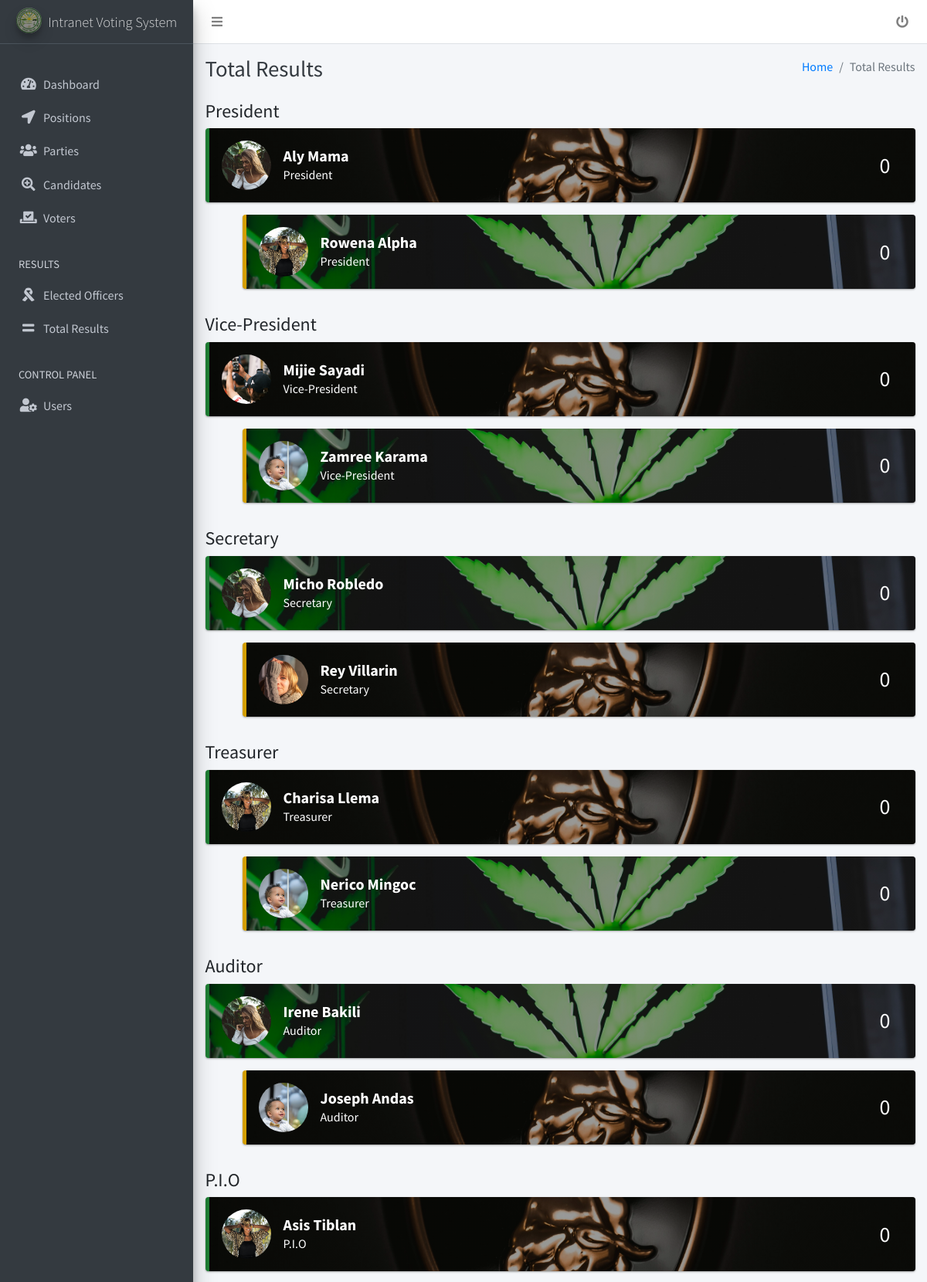
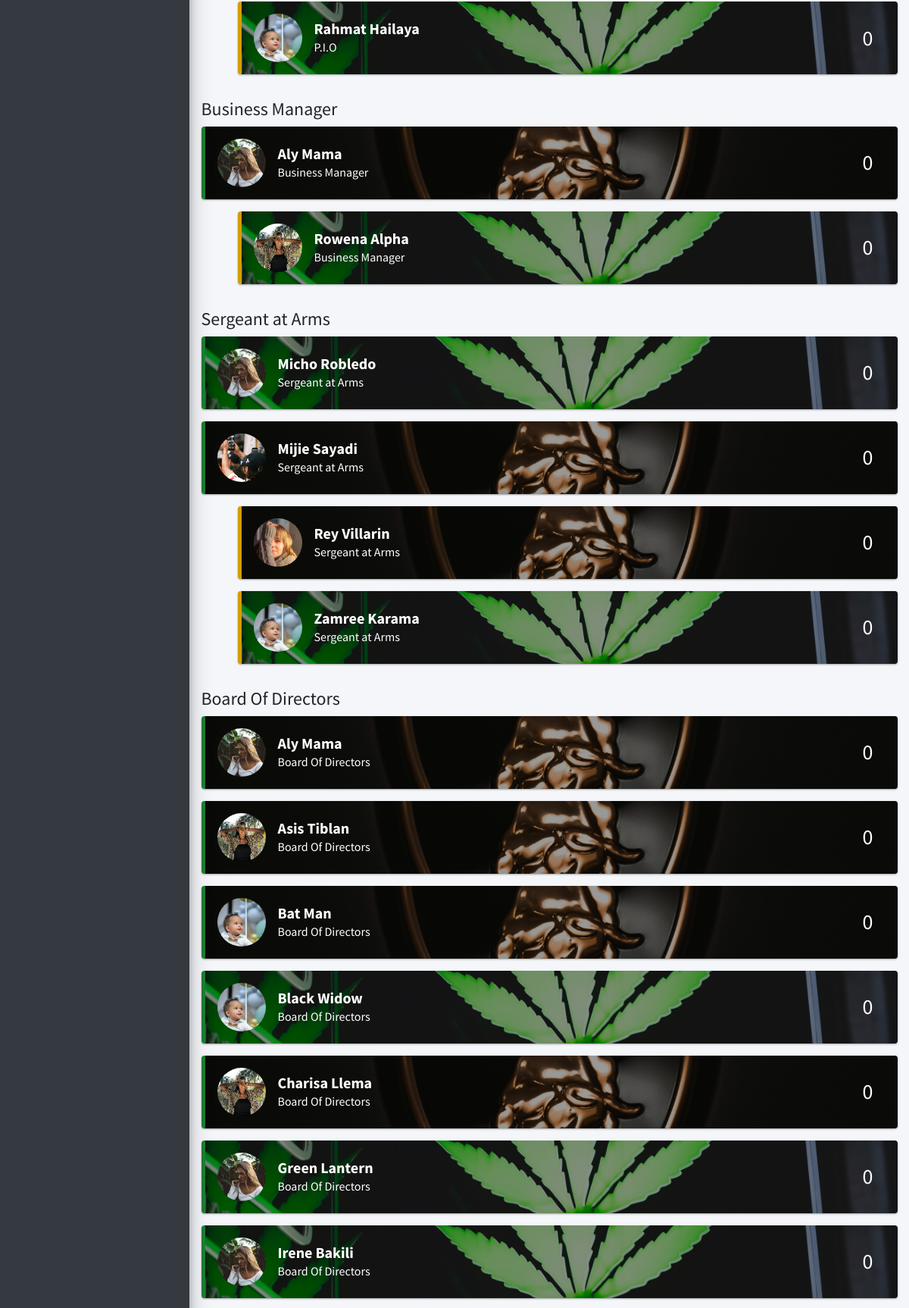
Screenshot of /?result=true (signed in, upper part) with the database file from the repository (2 pictures, top to bottom).
### tables this page shows
CREATE TABLE `candidate` (
  `ID` bigint(20) NOT NULL,
  `Name` varchar(100) NOT NULL,
  `PhotoURL` varchar(200) NOT NULL,
  `PositionID` int(11) NOT NULL,
  `PartyID` int(11) NOT NULL,
  `Vote` int(11) NOT NULL DEFAULT 0
);

CREATE TABLE `position` (
  `ID` bigint(20) NOT NULL,
  `Name` varchar(50) NOT NULL,
  `Decree` int(11) NOT NULL,
  `Count` int(11) NOT NULL DEFAULT 1
);

CREATE TABLE `party` (
  `ID` bigint(20) NOT NULL,
  `Name` varchar(100) NOT NULL,
  `LogoURL` varchar(200) NOT NULL
);

### IntranetVotingSystem/Function/QueryRepo/queryRepo.php (called while the page is built, shortened)
<?php
    class QueryRepo {
        function getPosition($dbc1, $id){
            $query = "SELECT * FROM position";
            if($id != NULL) {
                $query = $query . " WHERE ID = :id";
            }
            $query = $query . " ORDER BY Decree";
            $pdo = $dbc1->prepare($query);
            if($id != NULL) {
                $pdo->bindParam(':id', $id);
            }
            $pdo->execute();
            $positions = [];
            $count = 0;
            while($row = $pdo->fetch(PDO::FETCH_ASSOC)){
                $positions[$count] = array(
                    'ID' => $row['ID'],
                    'Name' => $row['Name'],
                    'Decree' => $row['Decree'],
                    'Count' => $row['Count']
                );
                $count++;
            }
            return $positions;
        }
        function getParty($dbc1, $id){
            $query = "SELECT * FROM party";
            if($id != NULL) {
                $query = $query . " WHERE ID = :id";
            }
            $query = $query . " ORDER BY ID, Name";
            $pdo = $dbc1->prepare($query);
            if($id != NULL) {
                $pdo->bindParam(':id', $id);
            }
            $pdo->execute();
            $parties = [];
            $count = 0;
            while($row = $pdo->fetch(PDO::FETCH_ASSOC)){
                $parties[$count] = array(
                    'ID' => $row['ID'],
                    'Name' => $row['Name'],
                    'LogoURL' => $row['LogoURL'],
                );
                $count++;
            }
            return $parties;
        }
        function getCandidate($dbc1, $positionID, $count){
            $query = "SELECT * FROM candidateview ";
            if($positionID != NULL AND $count != NULL) {
                $query = $query . " WHERE PositionID = :positionID ORDER BY Vote DESC, Name limit $count ";
            }else {
                $query = $query . " ORDER BY Decree, Vote DESC, Name";
            }
            $pdo = $dbc1->prepare($query);
            $pdo->execute();
            $candidates = [];
            $count = 0;
            while($row = $pdo->fetch(PDO::FETCH_ASSOC)){
                $candidates[$count] = array(
                    'ID' => $row['ID'],
                    'Name' => $row['Name'],
                    'PhotoURL' => $row['PhotoURL'],
                    'PositionID' => $row['PositionID'],
                    'PartyID' => $row['PartyID'],
                    'Vote' => $row['Vote'],
                );
                $count++;
            }
            return $candidates;
        }
    }
?>

### IntranetVotingSystem/UI/UIDynamics/Result/result.php (the view)
<?php
    class Result extends QueryRepo{
        function displayResult($dbc1){
            $candidates = $this->getCandidate($dbc1, NULL, NULL);
            $positionHolder = NULL;
            $endDiv = FALSE;
            if($candidates != NULL){
                foreach ($candidates as $candidate) {
                    $position = $this->getPosition($dbc1, $candidate['PositionID']);
                    $party = $this->getParty($dbc1, $candidate['PartyID']);
                    if($endDiv AND $position[0]['Name'] != $positionHolder){
                        echo '</div>';
                    }
                    if($position[0]['Name'] != $positionHolder){
                        $count = 0;
                        $limit = $position[0]['Count'];
                        $positionHolder = $position[0]['Name'];
                        $endDiv = TRUE;
                        echo '<h4 class="mb-2">'.$positionHolder.'</h4>';
                        echo '<div class="mb-3" style="display: flex; flex-direction: column; column-gap: 15px;">';
                    }
                    if($count < $limit){
                        echo '<div class="callout callout-success background-img text-white" style="background-image: linear-gradient(rgba(0, 0, 0, 0.4), rgba(0, 0, 0, 0.4)), url(\''.$party[0]['LogoURL'].'\');">';
                    }else {
                        echo '<div class="ml-5 callout callout-warning background-img text-white" style="background-image: linear-gradient(rgba(0, 0, 0, 0.4), rgba(0, 0, 0, 0.4)), url(\''.$party[0]['LogoURL'].'\');">';
                    }
                    $count++;
                    echo '
                            <div style="display: flex;">';
                            echo '<img src="'.$candidate['PhotoURL'].'" class="rounded-circle" style="width: 4rem;" alt="">';
                            echo '<div class="ml-3" style="display: flex; flex-direction: column; justify-content: center;">
                                <h5 class="mb-0 "><strong>'.$candidate['Name'].'</strong></h5>
                                <p class="">'.$positionHolder.'</p>
                            </div>
                            <div class="ml-auto pt-2 pr-3" style="display: flex; flex-direction: column; justify-content: center;">
                                <h3>'.$candidate['Vote'].'</h3>
                            </div>
                            </div>
                        </div>
                    ';
                }
                echo '</div>';
            }
        }
    }
    $r = new Result();
    $r->displayResult($dbc1);
?>

### rows the page displays
candidate: PositionID.Name "President", PartyID.LogoURL (picture), PhotoURL (picture), Name "Aly Mama", Vote "0"
candidate: PartyID.LogoURL (picture), PhotoURL (picture), Name "Rowena Alpha", PositionID.Name "President", Vote "0"
candidate: PositionID.Name "Vice-President", PartyID.LogoURL (picture), PhotoURL (picture), Name "Mijie Sayadi", Vote "0"
candidate: PartyID.LogoURL (picture), PhotoURL (picture), Name "Zamree Karama", PositionID.Name "Vice-President", Vote "0"
candidate: PositionID.Name "Secretary", PartyID.LogoURL (picture), PhotoURL (picture), Name "Micho Robledo", Vote "0"
candidate: PartyID.LogoURL (picture), PhotoURL (picture), Name "Rey Villarin", PositionID.Name "Secretary", Vote "0"
candidate: PositionID.Name "Treasurer", PartyID.LogoURL (picture), PhotoURL (picture), Name "Charisa Llema", Vote "0"
candidate: PartyID.LogoURL (picture), PhotoURL (picture), Name "Nerico Mingoc", PositionID.Name "Treasurer", Vote "0"
candidate: PositionID.Name "Auditor", PartyID.LogoURL (picture), PhotoURL (picture), Name "Irene Bakili", Vote "0"
candidate: PartyID.LogoURL (picture), PhotoURL (picture), Name "Joseph Andas", PositionID.Name "Auditor", Vote "0"
candidate: PositionID.Name "P.I.O", PartyID.LogoURL (picture), PhotoURL (picture), Name "Asis Tiblan", Vote "0"
candidate: PartyID.LogoURL (picture), PhotoURL (picture), Name "Rahmat Hailaya", PositionID.Name "P.I.O", Vote "0"
candidate: PositionID.Name "Business Manager", PartyID.LogoURL (picture), PhotoURL (picture), Name "Aly Mama", Vote "0"
candidate: PartyID.LogoURL (picture), PhotoURL (picture), Name "Rowena Alpha", PositionID.Name "Business Manager", Vote "0"
candidate: PositionID.Name "Sergeant at Arms", PartyID.LogoURL (picture), PhotoURL (picture), Name "Micho Robledo", Vote "0"
candidate: PartyID.LogoURL (picture), PhotoURL (picture), Name "Mijie Sayadi", PositionID.Name "Sergeant at Arms", Vote "0"
candidate: PartyID.LogoURL (picture), PhotoURL (picture), Name "Rey Villarin", PositionID.Name "Sergeant at Arms", Vote "0"
candidate: PartyID.LogoURL (picture), PhotoURL (picture), Name "Zamree Karama", PositionID.Name "Sergeant at Arms", Vote "0"
candidate: PositionID.Name "Board Of Directors", PartyID.LogoURL (picture), PhotoURL (picture), Name "Aly Mama", Vote "0"
candidate: PartyID.LogoURL (picture), PhotoURL (picture), Name "Asis Tiblan", PositionID.Name "Board Of Directors", Vote "0"
candidate: PartyID.LogoURL (picture), PhotoURL (picture), Name "Bat Man", PositionID.Name "Board Of Directors", Vote "0"
candidate: PartyID.LogoURL (picture), PhotoURL (picture), Name "Black Widow", PositionID.Name "Board Of Directors", Vote "0"
candidate: PartyID.LogoURL (picture), PhotoURL (picture), Name "Charisa Llema", PositionID.Name "Board Of Directors", Vote "0"
candidate: PartyID.LogoURL (picture), PhotoURL (picture), Name "Green Lantern", PositionID.Name "Board Of Directors", Vote "0"
candidate: PartyID.LogoURL (picture), PhotoURL (picture), Name "Irene Bakili", PositionID.Name "Board Of Directors", Vote "0"
